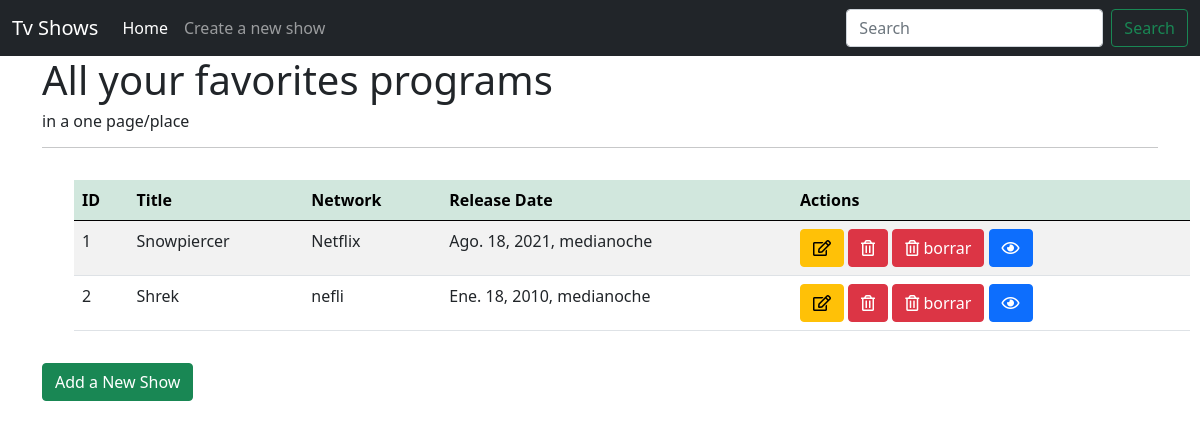
/, run on an earlier commit of the app's database.
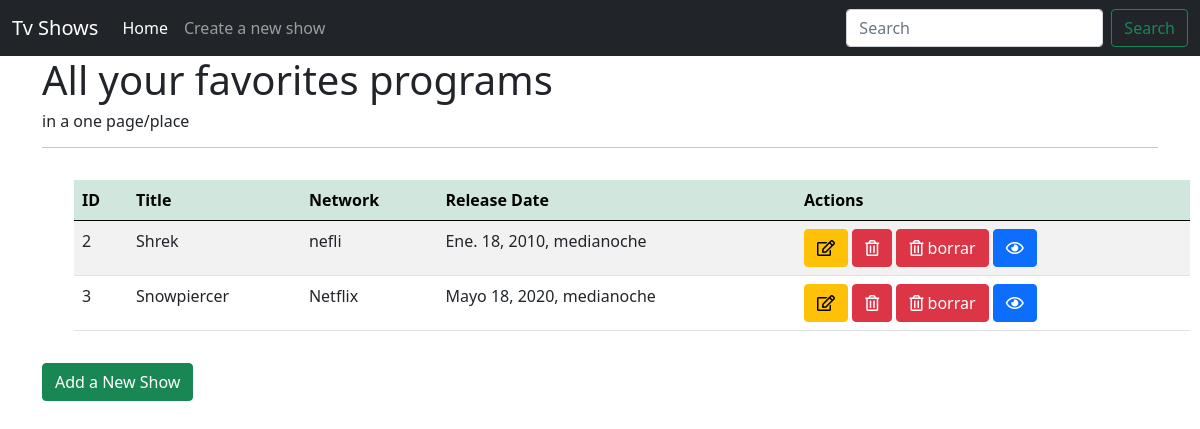
And on a later commit of the database.
### main/models.py (models this page shows)
class tv_show(models.Model):
    title = models.CharField(max_length=255)
    network = models.CharField(max_length=255)
    release_date = models.DateTimeField(auto_now=False, auto_now_add=False)
    desc = models.TextField()
    zelda = models.CharField(
        max_length=500, default='https://media2.giphy.com/media/8L0Pky6C83SzkzU55a/giphy.gif?cid=ecf05e47mnvcxnlgry2pnecdjoe54nzctn9h5naumw04xddv&rid=giphy.gif&ct=g')
    created_at = models.DateField(auto_now_add=True)
    updated_at = models.DateField(auto_now=True)
    objects = TvManager()

### main/views.py (the view)
# urls.py: path('', views.home),
def home(request):
    tv_shows = tv_show.objects.all()
    context = {
        'tv': tv_shows,
    }
    return render(request, 'home.html', context)

### main/templates/home.html
{% extends 'base.html'%}
{% block content %}
<div class="container">
    <h1>All your favorites programs</h1>
    <h6>in a one page/place</h6>
    <hr>
    <table class="table table-striped">
        <thead class="table-success">
            <tr>
                <th class="col">ID</th>
                <th class="col">Title</th>
                <th class="col">Network</th>
                <th class="col">Release Date</th>
                <th class="col">Actions</th>
            </tr>
        </thead>
        <tbody>
            {%for tv in tv%}
            <tr>
                <td>{{tv.id}}</td>
                <td>{{tv.title}}</td>
                <td>{{tv.network}}</td>
                <td>{{tv.release_date}}</td>
                <td><a href="../home/edit_show/{{tv.id}}" class="btn btn-warning"><i class="far fa-edit"></i></i></a> <a
                        href="delete_show/{{tv.id}}" class="btn btn-danger">
                        <i class="far fa-trash-alt"></i></a>
                    <button class="btn btn-danger delete" value="{{tv.id}}"> <i class="far fa-trash-alt"></i> borrar</button>
                    <a href="show_tv/{{tv.id}}" class="btn btn-primary"><i class="far fa-eye"></i></a>
                </td>
            </tr>
            {%endfor%}
        </tbody>
    </table>
    <a href="/new_show" class="btn btn-success">Add a New Show</a>
</div>
{% endblock %}

What changed in the data, as far as the page shows it:
removed tv_show: id "1", title "Snowpiercer", network "Netflix", release_date "Ago. 18, 2021, medianoche"
added tv_show: id "3", title "Snowpiercer", network "Netflix", release_date "Mayo 18, 2020, medianoche"
